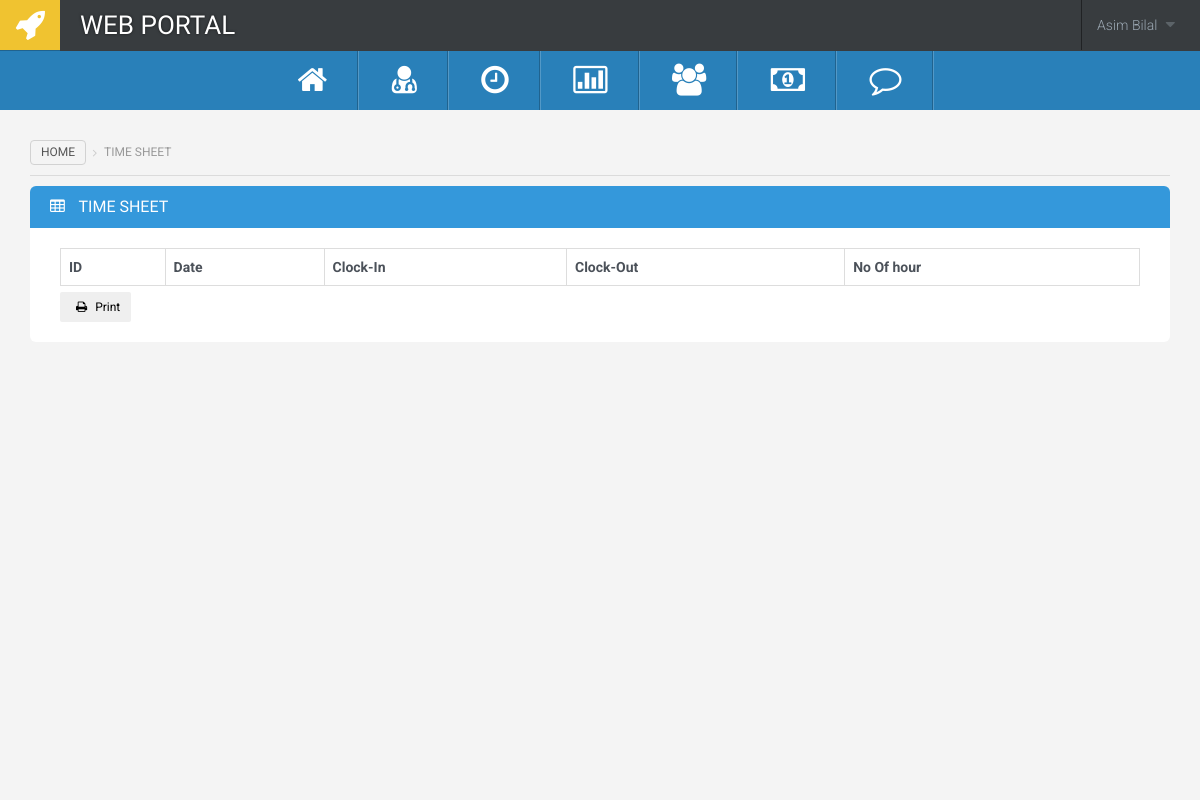
Before: /timeSheet.php (signed in) with the older database file.
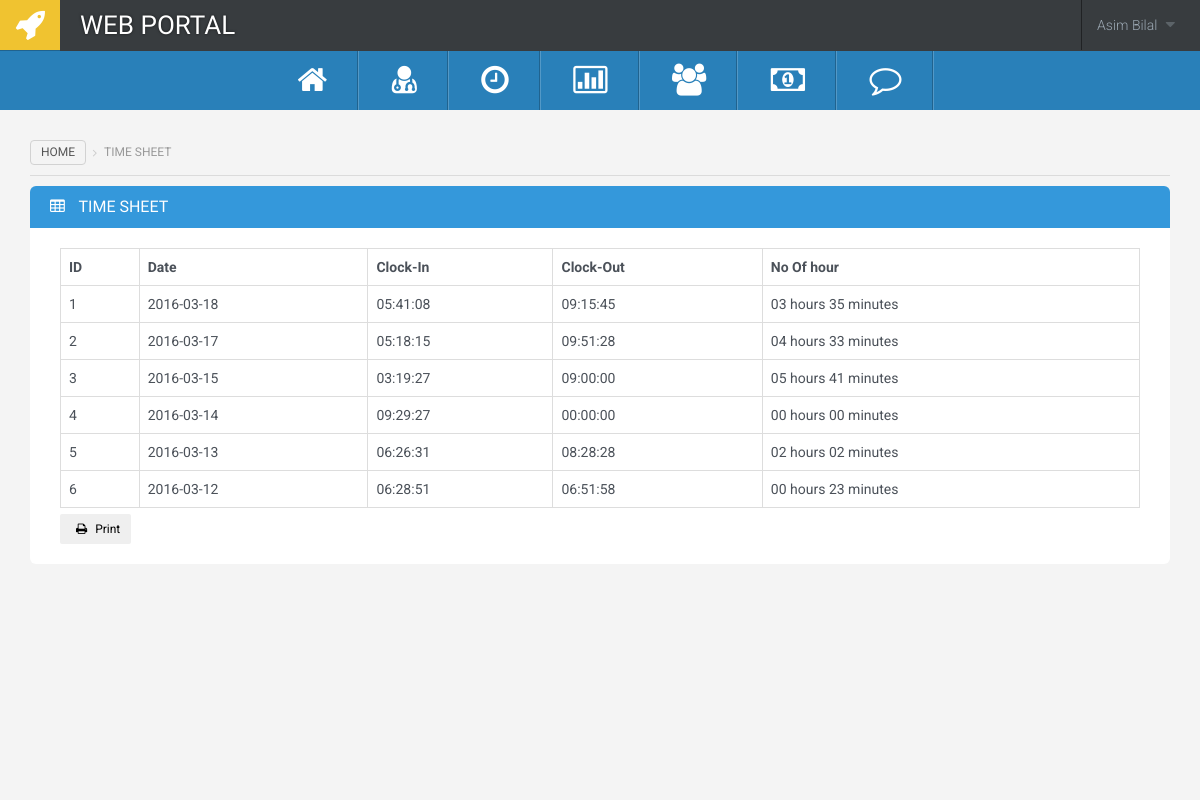
After: the same page with the newer database file.
### tables this page shows
CREATE TABLE `clock` (
  `clock_id` int(10) NOT NULL,
  `user_id` int(10) NOT NULL,
  `clockIn` time NOT NULL,
  `clockOut` time NOT NULL,
  `date` text NOT NULL
);

### controller/timeSheetController.php (called while the page is built, shortened)
<?php
include("connection.php");
    $timeRecords = [];
    $userId = $_SESSION['userId'];
    $sql = "SELECT * FROM clock where user_id =".$userId. " ORDER BY date desc";
    $result = $conn->query($sql);
?>

### timeSheet.php (the view, shortened to what this page needs)
<?php
include("header.php");
include("controller/timeSheetController.php");
function convertToHoursMins($time, $format = '%02d:%02d') {
    $hours = floor($time / 60);
    $minutes = ($time % 60);
    return sprintf($format, $hours, $minutes);
}
?>
<div class="main-content">
    <ol class="breadcrumb">
  <li><a href="index.php">Home</a></li>
    <li class="active">Time Sheet</li>
</ol>
<div class="widget widget-blue">
      <div class="widget-title">
        <h3><i class="fa fa-table"></i> Time Sheet </h3>
      </div>
      <div class="widget-content">
        <div class="table-responsive" id="payRollTable">
          <table class="table table-bordered table-hover">
            <thead>
              <tr>
                <th>ID</th>
                <th>Date</th>
                <th>Clock-In</th>
                <th>Clock-Out</th>
                <th>No Of hour</th>
              </tr>
            </thead>
            <tbody>
  			  <?php foreach ( $timeRecords as $key =>  $record ) { ?>
  			  <tr>
                <td><?php echo $key+1; ?></td>
                <td><?php echo $record[0]; ?></td>
                <td><?php echo $record[1]; ?></td>
                <td><?php echo $record[2]; ?></td>
                <td><?php
                  if (($record[2] - $record[1]) < 0 ) {
                    echo "00 hours 00 minutes";
                  } else {
                          $diff =  strtotime($record[2]) - strtotime($record[1]);
                          $interval  = abs($diff);
                          $minutes   = round($interval / 60);
                    echo  convertToHoursMins($minutes, '%02d hours %02d minutes');
                  }
                    ?>
                </td>
              </tr>
              <?php }?>
            </tbody>
          </table>
        </div>
                                             <button type="button" onclick="printReport('payRollTable')" class="btn btn-iconed btn-primary btn-sm  "><i class="fa fa-print" id="print"></i> Print</button>
      </div>
    </div>
  </div>
</div>
</body>
</html>

### header.php (shortened to what this page needs)
<!DOCTYPE html>
<html>
<head>
  <link rel='stylesheet' href='assets/css/style.css'>
</head>
<body class="x" >
<div class="all-wrapper fixed-header active-sub-menu horizontal-menu">
  <div class="page-header">
  <div class="header-links hidden-xs">
    <div class="dropdown">
      <a href="#" class="header-link clearfix" data-toggle="dropdown">
        <div class="user-name-w">
        <?php echo $_SESSION['fullname'];?>
           <i class="fa fa-caret-down"></i>
        </div>
      </a>
    </div>
  </div>
  <a class="logo hidden-xs" href="index.html"><i class="fa fa-rocket"></i></a>
  <h1 id="reportHead">Web Portal</h1>
</div>
  <div class="top-menu">
  <div class="sidebar-wrapper">
  <ul id="mainMenu">
    <li>
      <a href="index.php" data-toggle="tooltip" data-placement="right" title="" data-original-title="Dashboard">
        <i class="fa fa-home"></i>
      </a>
    </li>
    <li>
    <?php
        if($_SESSION["type"] == "Manager"){
    ?>
      <a href="user.php" data-toggle="tooltip" data-placement="right" title="" data-original-title="Recruit">
      <?php } else { ?>
      <a href="profile.php" data-toggle="tooltip" data-placement="right" title="" data-original-title="Profile">
      <?php }?>
        <i class="fa  fa-user-md"></i>
      </a>
    </li>
    <li>
      <a href="timeSheet.php" data-toggle="tooltip" data-placement="right" title="" data-original-title="Time Sheet">
        <i class="fa  fa-clock-o"></i>
      </a>
    </li>
    <li>
    <?php
        if($_SESSION["type"] == "Manager"){
    ?>
      <a href="userReportList.php" data-toggle="tooltip" data-placement="right" title="" data-original-title="Report">
     <?php
        } else {
       ?>
      <a href="report.php" data-toggle="tooltip" data-placement="right" title="" data-original-title="Report">
    <?php } ?>
        <i class="fa fa-bar-chart-o"></i>
      </a>
    </li>
       <?php
        if($_SESSION["type"] == "Manager"){
    ?>
    <li>
      <a href="recruitment.php" data-toggle="tooltip" data-placement="right" title="" data-original-title="Recruitment">
        <i class="fa  fa-users"></i>
      </a>
    </li>
    <li>
      <a href="payroll.php" data-toggle="tooltip" data-placement="right" title="" data-original-title="Payroll">
        <i class="fa fa-money"></i>
      </a>
    </li>
          <li>
      <a href="supportList.php" data-toggle="tooltip" data-placement="right" title="" data-original-title="Support">
        <i class="fa  fa-comment-o"></i>
      </a>
    </li>
    <?php } ?>
  </ul>
</div>
  </div>

Changed rows visible on the page:
added clock: date "2016-03-18", clockIn "05:41:08", clockOut "09:15:45", convertToHoursMins($minutes, '%02d hours %02d minutes') "03 hours 35 minutes"
added clock: date "2016-03-17", clockIn "05:18:15", clockOut "09:51:28", convertToHoursMins($minutes, '%02d hours %02d minutes') "04 hours 33 minutes"
added clock: date "2016-03-15", clockIn "03:19:27", clockOut "09:00:00", convertToHoursMins($minutes, '%02d hours %02d minutes') "05 hours 41 minutes"
added clock: date "2016-03-14", clockIn "09:29:27", clockOut "00:00:00", shows "00 hours 00 minutes"
added clock: date "2016-03-13", clockIn "06:26:31", clockOut "08:28:28", convertToHoursMins($minutes, '%02d hours %02d minutes') "02 hours 02 minutes"
added clock: date "2016-03-12", clockIn "06:28:51", clockOut "06:51:58", convertToHoursMins($minutes, '%02d hours %02d minutes') "00 hours 23 minutes"
